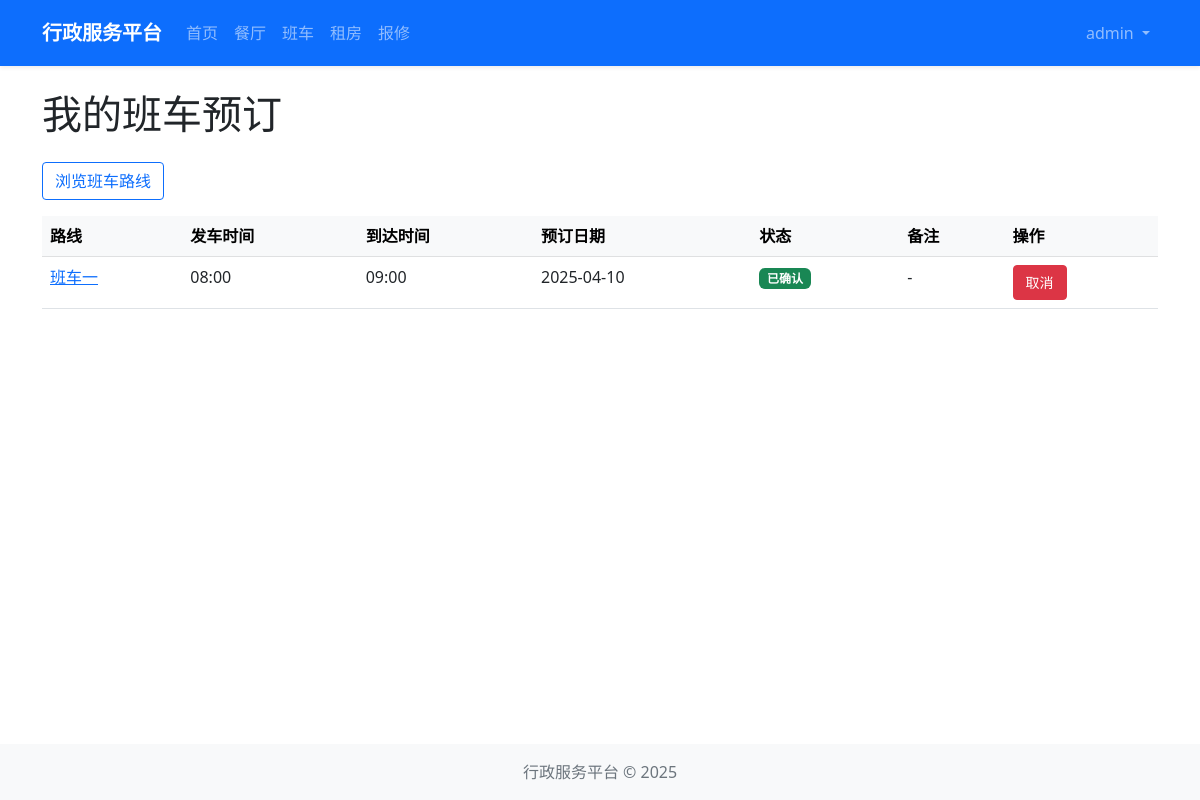
Page /shuttle/my-reservations (signed in) on the committed database.
### models/user.py (models this page shows, shortened)
class User(UserMixin, db.Model):
    __tablename__ = 'users'
    id = db.Column(db.Integer, primary_key=True)
    username = db.Column(db.String(64), unique=True, nullable=False)
    email = db.Column(db.String(120), unique=True, nullable=False)
    password_hash = db.Column(db.String(128))
    role = db.Column(db.String(20), default='user')  # 'admin' or 'user'
    created_at = db.Column(db.DateTime, default=datetime.utcnow)
    def is_admin(self):
        return self.role == 'admin'

### models/shuttle.py (models this page shows, shortened)
class ShuttleReservation(db.Model):
    __tablename__ = 'shuttle_reservations'
    id = db.Column(db.Integer, primary_key=True)
    user_id = db.Column(db.Integer, db.ForeignKey('users.id'), nullable=False)
    schedule_id = db.Column(db.Integer, db.ForeignKey('shuttle_schedules.id'), nullable=False)
    reservation_date = db.Column(db.Date, nullable=False)
    status = db.Column(db.String(20), default='confirmed')  # confirmed, canceled
    notes = db.Column(db.Text)
    created_at = db.Column(db.DateTime, default=datetime.utcnow)
    schedule = db.relationship('ShuttleSchedule', backref=db.backref('reservations', lazy=True))
    user = db.relationship('User', backref=db.backref('shuttle_reservations', lazy=True))

class ShuttleRoute(db.Model):
    __tablename__ = 'shuttle_routes'
    id = db.Column(db.Integer, primary_key=True)
    name = db.Column(db.String(100), nullable=False)
    start_location = db.Column(db.String(200), nullable=False)
    end_location = db.Column(db.String(200), nullable=False)
    stops = db.Column(db.Text)  # 存储中间站点，以逗号分隔
    description = db.Column(db.Text)
    status = db.Column(db.String(20), default='active')  # active, inactive
    created_at = db.Column(db.DateTime, default=datetime.utcnow)
    schedules = db.relationship('ShuttleSchedule', backref='route', lazy=True, cascade='all, delete-orphan')

class ShuttleSchedule(db.Model):
    __tablename__ = 'shuttle_schedules'
    id = db.Column(db.Integer, primary_key=True)
    route_id = db.Column(db.Integer, db.ForeignKey('shuttle_routes.id', ondelete='CASCADE'), nullable=False)
    departure_time = db.Column(db.String(10), nullable=False)  # 格式: HH:MM
    arrival_time = db.Column(db.String(10), nullable=False)  # 格式: HH:MM
    days_of_week = db.Column(db.String(20), nullable=False)  # 例如：1,2,3,4,5 表示周一至周五
    capacity = db.Column(db.Integer, default=0)
    vehicle_info = db.Column(db.String(100))
    status = db.Column(db.String(20), default='active')  # active, canceled
    created_at = db.Column(db.DateTime, default=datetime.utcnow)

### routes/shuttle.py (the view)
@shuttle_bp.route('/my-reservations')
@login_required
def my_reservations():
    reservations = ShuttleReservation.query.filter_by(user_id=current_user.id).order_by(ShuttleReservation.reservation_date.desc()).all()
    return render_template('shuttle/my_reservations.html', reservations=reservations)

### extensions.py (called while the page is built)
def init_extensions(app):
    db.init_app(app)
    login_manager.init_app(app)
    csrf.init_app(app)
    login_manager.login_view = 'auth.login'
    from models.user import User
    @login_manager.user_loader
    def load_user(user_id):
        return User.query.get(int(user_id))

### templates/shuttle/my_reservations.html (shortened to what this page needs)
{% extends "layout.html" %}
{% block content %}
<div class="row">
    <div class="col-12">
        <h1 class="mb-4">我的班车预订</h1>
        <div class="mb-3">
            <a href="{{ url_for('shuttle.index') }}" class="btn btn-outline-primary">浏览班车路线</a>
        </div>
        {% if reservations %}
            <div class="table-responsive">
                <table class="table table-hover">
                    <thead class="table-light">
                        <tr>
                            <th>路线</th>
                            <th>发车时间</th>
                            <th>到达时间</th>
                            <th>预订日期</th>
                            <th>状态</th>
                            <th>备注</th>
                            <th>操作</th>
                        </tr>
                    </thead>
                    <tbody>
                        {% for reservation in reservations %}
                            <tr>
                                <td>
                                    <a href="{{ url_for('shuttle.route_detail', id=reservation.schedule.route_id) }}">
                                        {{ reservation.schedule.route.name }}
                                    </a>
                                </td>
                                <td>{{ reservation.schedule.departure_time }}</td>
                                <td>{{ reservation.schedule.arrival_time }}</td>
                                <td>{{ reservation.reservation_date.strftime('%Y-%m-%d') }}</td>
                                <td>
                                    {% if reservation.status == 'confirmed' %}
                                        <span class="badge bg-success">已确认</span>
                                    {% elif reservation.status == 'canceled' %}
                                        <span class="badge bg-danger">已取消</span>
                                    {% else %}
                                        <span class="badge bg-secondary">{{ reservation.status }}</span>
                                    {% endif %}
                                </td>
                                <td>{{ reservation.notes or '-' }}</td>
                                <td>
                                    {% if reservation.status == 'confirmed' and reservation.reservation_date >= now.date() %}
                                        <form method="post" action="{{ url_for('shuttle.cancel_reservation', id=reservation.id) }}" class="d-inline">
                                            <button type="submit" class="btn btn-sm btn-danger" onclick="return confirm('确定要取消此预订吗？')">取消</button>
                                        </form>
                                    {% endif %}
                                </td>
                            </tr>
                        {% endfor %}
                    </tbody>
                </table>
            </div>
        {% else %}
            <div class="alert alert-info">
                您目前没有任何班车预订。
            </div>
        {% endif %}
    </div>
</div>
{% endblock %}

### templates/layout.html (shortened to what this page needs)
<!DOCTYPE html>
<html lang="zh-CN">
<head>
    <link href="https://cdn.jsdelivr.net/npm/bootstrap@5.2.3/dist/css/bootstrap.min.css" rel="stylesheet">
    <link rel="stylesheet" href="{{ url_for('static', filename='css/style.css') }}">
</head>
<body>
    <nav class="navbar navbar-expand-lg navbar-dark bg-primary">
        <div class="container">
            <a class="navbar-brand" href="{{ url_for('main.index') }}">行政服务平台</a>
            <div class="collapse navbar-collapse" id="navbarSupportedContent">
                <ul class="navbar-nav me-auto mb-2 mb-lg-0">
                    <li class="nav-item">
                        <a class="nav-link" href="{{ url_for('main.index') }}">首页</a>
                    </li>
                    <li class="nav-item">
                        <a class="nav-link" href="{{ url_for('restaurant.index') }}">餐厅</a>
                    </li>
                    <li class="nav-item">
                        <a class="nav-link" href="{{ url_for('shuttle.index') }}">班车</a>
                    </li>
                    <li class="nav-item">
                        <a class="nav-link" href="{{ url_for('housing.index') }}">租房</a>
                    </li>
                    <li class="nav-item">
                        <a class="nav-link" href="{{ url_for('repair.index') }}">报修</a>
                    </li>
                </ul>
                <ul class="navbar-nav ms-auto">
                    {% if current_user.is_authenticated %}
                        <li class="nav-item dropdown">
                            <a class="nav-link dropdown-toggle" href="#" id="navbarDropdown" role="button" data-bs-toggle="dropdown" aria-expanded="false">
                                {{ current_user.username }}
                            </a>
                        </li>
                    {% endif %}
                </ul>
            </div>
        </div>
    </nav>
    <main class="container mt-4 mb-4">
        {% block content %}{% endblock %}
    </main>
    <footer class="footer bg-light py-3 mt-auto">
        <div class="container text-center">
            <span class="text-muted">行政服务平台 &copy; {{ now.year }}</span>
        </div>
    </footer>
</body>
</html>

### static/css/style.css (style rules this page uses)
body { display: flex; flex-direction: column; min-height: 100vh; }
main { flex: 1; }
.footer { margin-top: auto; }
.btn { border-radius: 0.25rem; padding: 0.375rem 0.75rem; font-weight: 500; }
.navbar { padding: 0.8rem 1rem; box-shadow: 0 0.125rem 0.25rem rgba(0, 0, 0, 0.075); }
.navbar-brand { font-weight: 600; font-size: 1.25rem; }
.table { margin-bottom: 0; }
.table th { font-weight: 600; background-color: #f8f9fa; }

### rows in the picture
User: username "admin"
ShuttleReservation: schedule.route.name "班车一", schedule.departure_time "08:00", schedule.arrival_time "09:00", reservation_date "2025-04-10", status "已确认", notes "-"
